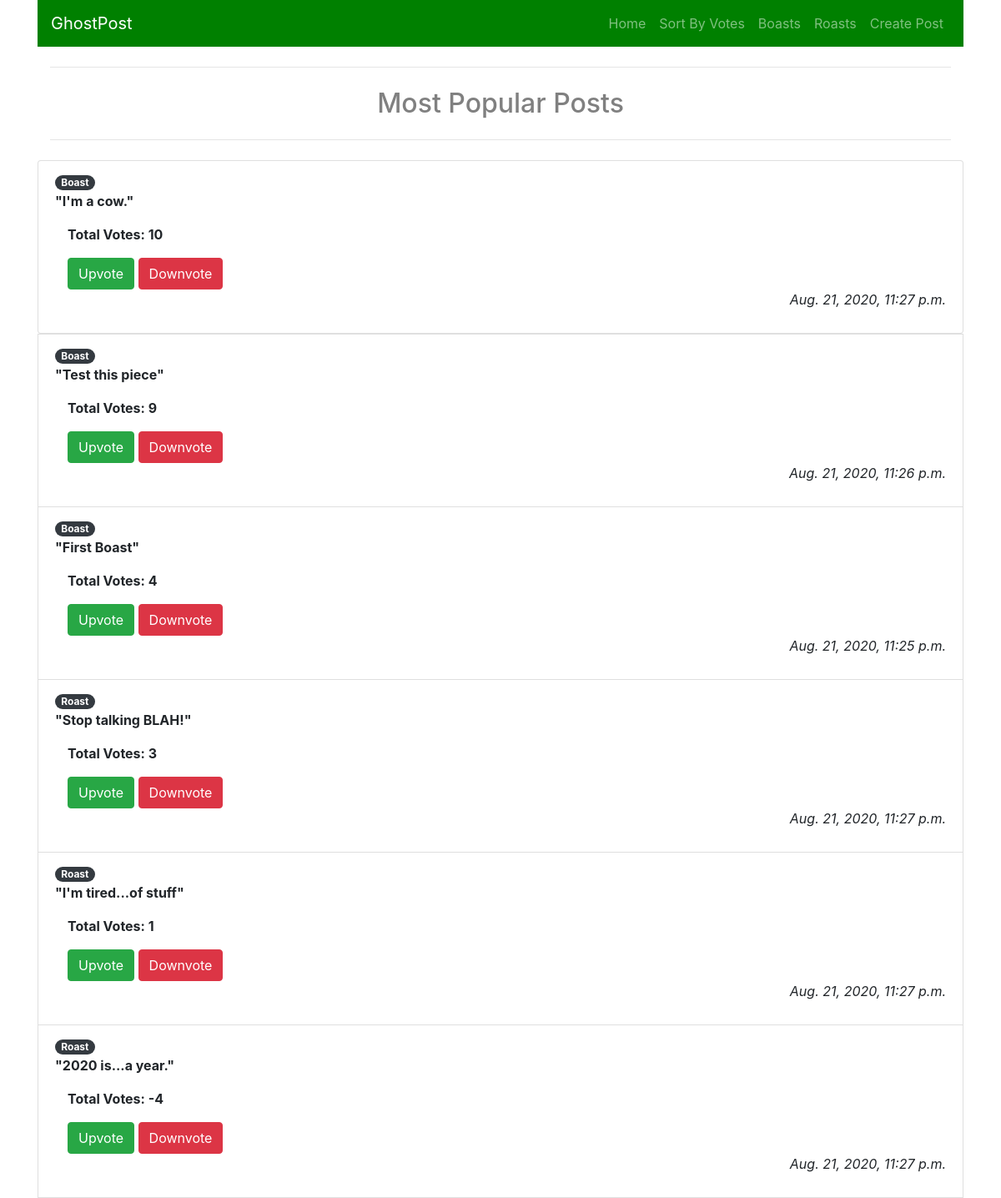
The page /votes/ on the database its author committed.
### ghostapp/models.py (models this page shows, shortened)
class GhostPost(models.Model):
    is_boast = models.BooleanField(default=True)
    post = models.CharField(max_length=280)
    upvote = models.IntegerField(default=0)
    downvote = models.IntegerField(default=0)
    time_submitted = models.DateTimeField(default=timezone.now)
    sec_key = models.CharField(max_length=6)
    def total_score(self):
        return self.upvote - self.downvote

### ghostapp/views.py (the view)
# urls.py: path('votes/', v.votes_view, name="votes"),
def votes_view(request):
    post_set = GhostPost.objects.all()
    sorted_posts = sorted(
        post_set, key=lambda p: p.total_score(), reverse=True)
    return render(request, 'votes.html', {'voted_posts': sorted_posts})

### templates/votes.html (shortened to what this page needs)
{% extends 'base.html' %}
{% block content %}
<div class="container">
  <hr class="my-4" />
  <h2 style="text-align: center; color: grey;">Most Popular Posts</h2>
  <hr class="my-4" />
</div>
<div class="list-group">
  <ul class="list-group">
    {% for vpost in voted_posts %}
    <li class="list-group-item">
        {% if vpost.is_boast %}
        <span class="badge badge-pill badge-dark">Boast</span>
        {% else %}
        <span class="badge badge-pill badge-dark">Roast</span>
        {% endif %}
        <p style="font-weight: bold; align-items: end;">"{{ vpost.post }}"</p>
        <div class="container">
          <p style="font-weight: bold">Total Votes: {{ vpost.total_score }}</p>
            <a href='/upvote/{{ vpost.id }}'><button type="button" class="btn btn-success">Upvote</button></a>
            <a href='/downvote/{{ vpost.id }}'><button type="button" class="btn btn-danger">Downvote</button></a>
        </div>
        <p style="font-style: italic; text-align: right">{{ vpost.time_submitted }}</div>
    </li>
    {% endfor %}
{% endblock  %}

### rows shown on the page
GhostPost: is_boast "Boast", post "I'm a cow.", total_score "10", time_submitted "Aug. 21, 2020, 11:27 p.m."
GhostPost: is_boast "Boast", post "Test this piece", total_score "9", time_submitted "Aug. 21, 2020, 11:26 p.m."
GhostPost: is_boast "Boast", post "First Boast", total_score "4", time_submitted "Aug. 21, 2020, 11:25 p.m."
GhostPost: is_boast "Roast", post "Stop talking BLAH!", total_score "3", time_submitted "Aug. 21, 2020, 11:27 p.m."
GhostPost: is_boast "Roast", post "I'm tired...of stuff", total_score "1", time_submitted "Aug. 21, 2020, 11:27 p.m."
GhostPost: is_boast "Roast", post "2020 is...a year.", total_score "-4", time_submitted "Aug. 21, 2020, 11:27 p.m."
